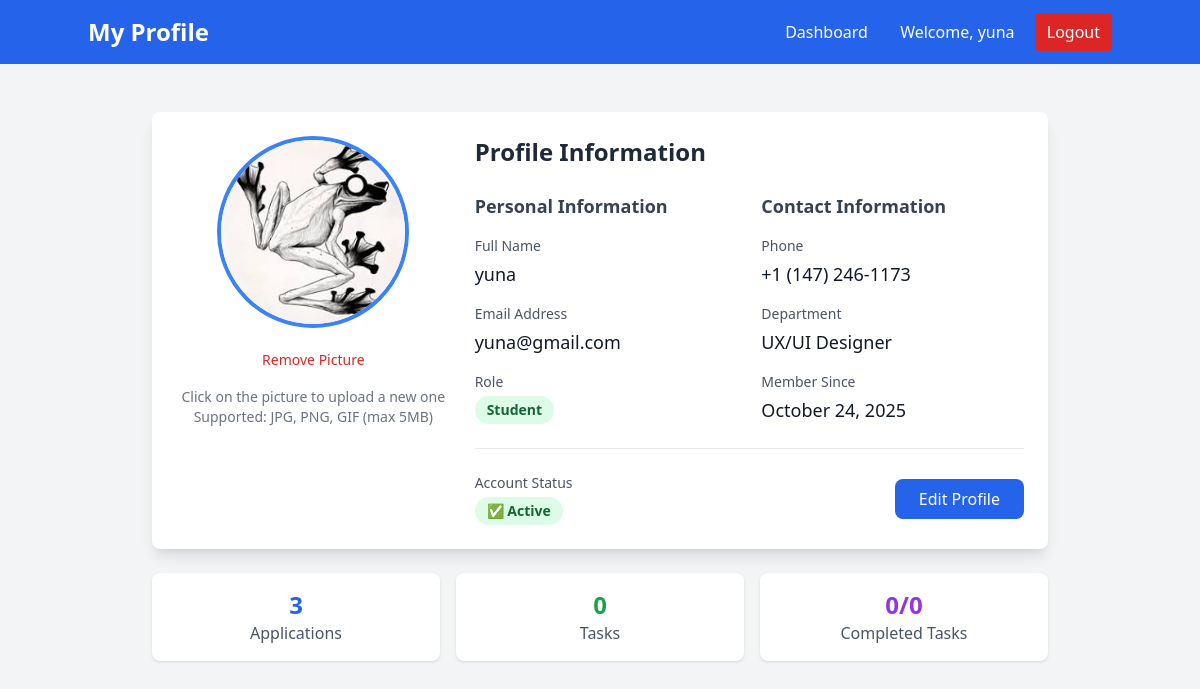
/profile (signed in), run on an earlier commit of the app's database.
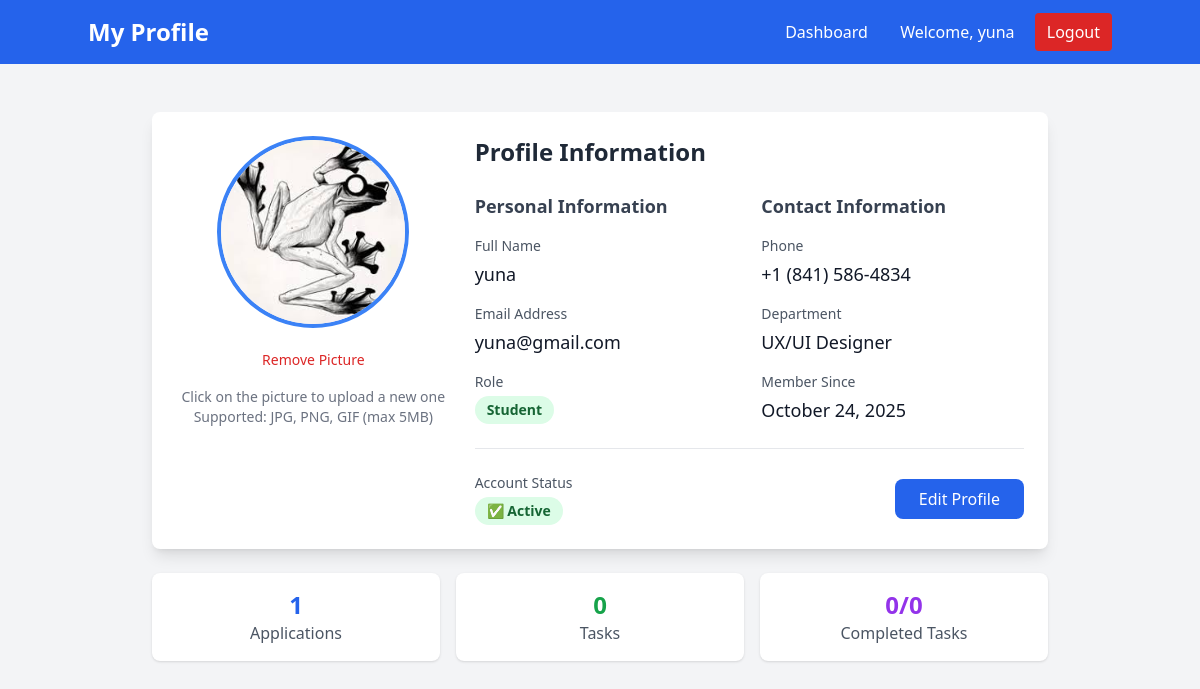
And on a later commit of the database.
### models.py (models this page shows)
class User(Base):
    __tablename__ = "users"
    id = Column(Integer, primary_key=True, index=True)
    email = Column(String(255), unique=True, index=True, nullable=False)
    hashed_password = Column(String(255), nullable=False)
    full_name = Column(String(255), nullable=False)
    role = Column(Enum(UserRole), nullable=False, default=UserRole.STUDENT)
    phone = Column(String(20))
    department = Column(String(255))
    profile_picture = Column(String(500), default="default_avatar.png")
    created_at = Column(DateTime(timezone=True), server_default=func.now())
    is_active = Column(Boolean, default=True)
    created_internships = relationship("Internship", back_populates="creator")
    applications = relationship("InternshipApplication", back_populates="student")
    assigned_tasks = relationship("Task", foreign_keys="Task.student_id", back_populates="student")
    assigned_by_tasks = relationship("Task", foreign_keys="Task.assigned_by", back_populates="assigner")
    student_feedback = relationship("Feedback", foreign_keys="Feedback.student_id", back_populates="student")
    mentor_feedback = relationship("Feedback", foreign_keys="Feedback.mentor_id", back_populates="mentor")
    given_feedbacks = relationship("MentorFeedback", foreign_keys="MentorFeedback.mentor_id", back_populates="mentor")
    received_feedbacks = relationship("MentorFeedback", foreign_keys="MentorFeedback.student_id", back_populates="student")
    given_evaluations = relationship("Evaluation", foreign_keys="Evaluation.admin_id", back_populates="admin")
    received_evaluations = relationship("Evaluation", foreign_keys="Evaluation.student_id", back_populates="student")

### app.py (the view)
@app.get("/profile", response_class=HTMLResponse)
async def profile_page(request: Request, db: Session = Depends(get_db)):
    try:
        user = await get_current_user_from_cookie(request, db)
        return templates.TemplateResponse("profile.html", {
            "request": request,
            "user": user
        })
    except Exception as e:
        print(f"Profile page error: {e}")
        return RedirectResponse("/login")

### templates/profile.html (shortened to what the changed rows need)
<!DOCTYPE html>
<html>
<head>
    <script src="https://cdn.tailwindcss.com"></script>
</head>
<body class="bg-gray-100">
    <nav class="bg-blue-600 text-white p-4">
        <div class="container mx-auto flex justify-between items-center">
            <h1 class="text-2xl font-bold">My Profile</h1>
            <div class="space-x-4">
                <a href="/dashboard" class="hover:bg-blue-700 px-3 py-2 rounded">Dashboard</a>
                <span>Welcome, {{ user.full_name }}</span>
                <a href="/logout" class="bg-red-600 hover:bg-red-700 px-3 py-2 rounded">Logout</a>
            </div>
        </div>
    </nav>
    <div class="container mx-auto mt-8 p-4">
        <div class="max-w-4xl mx-auto">
            <div class="bg-white rounded-lg shadow-lg p-6 mb-6">
                <div class="flex flex-col md:flex-row gap-6">
                    <div class="md:w-2/3">
                        <h2 class="text-2xl font-bold mb-6 text-gray-800">Profile Information</h2>
                        <div class="grid grid-cols-1 md:grid-cols-2 gap-6">
                            <div>
                                <div class="space-y-4">
                                    <div>
                                        <label class="block text-sm font-medium text-gray-600">Full Name</label>
                                        <p class="mt-1 text-lg text-gray-900">{{ user.full_name }}</p>
                                    </div>
                                    <div>
                                        <label class="block text-sm font-medium text-gray-600">Email Address</label>
                                        <p class="mt-1 text-lg text-gray-900">{{ user.email }}</p>
                                    </div>
                                    <div>
                                        <label class="block text-sm font-medium text-gray-600">Role</label>
                                        <span class="mt-1 inline-block px-3 py-1 text-sm font-semibold rounded-full
                                            {% if user.role == 'admin' %}bg-purple-100 text-purple-800
                                            {% elif user.role == 'mentor' %}bg-blue-100 text-blue-800
                                            {% else %}bg-green-100 text-green-800{% endif %}">
                                            {{ user.role|title }}
                                        </span>
                                    </div>
                                </div>
                            </div>
                            <div>
                                <div class="space-y-4">
                                    <div>
                                        <label class="block text-sm font-medium text-gray-600">Phone</label>
                                        <p class="mt-1 text-lg text-gray-900">
                                            {% if user.phone %}
                                                {{ user.phone }}
                                            {% else %}
                                                <span class="text-gray-400">Not provided</span>
                                            {% endif %}
                                        </p>
                                    </div>
                                    <div>
                                        <label class="block text-sm font-medium text-gray-600">Department</label>
                                        <p class="mt-1 text-lg text-gray-900">
                                            {% if user.department %}
                                                {{ user.department }}
                                            {% else %}
                                                <span class="text-gray-400">Not provided</span>
                                            {% endif %}
                                        </p>
                                    </div>
                                    <div>
                                        <label class="block text-sm font-medium text-gray-600">Member Since</label>
                                        <p class="mt-1 text-lg text-gray-900">
                                            {{ user.created_at.strftime('%B %d, %Y') }}
                                        </p>
                                    </div>
                                </div>
                            </div>
                        </div>
                    </div>
                </div>
            </div>
            {% if user.role == 'student' %}
            <div class="grid grid-cols-1 md:grid-cols-3 gap-4 mb-6">
                <div class="bg-white p-4 rounded-lg shadow text-center">
                    <div class="text-2xl font-bold text-blue-600">{{ user.applications|length if user.applications else 0 }}</div>
                    <div class="text-gray-600">Applications</div>
                </div>
                <div class="bg-white p-4 rounded-lg shadow text-center">
                    <div class="text-2xl font-bold text-green-600">{{ user.tasks|length if user.tasks else 0 }}</div>
                    <div class="text-gray-600">Tasks</div>
                </div>
                <div class="bg-white p-4 rounded-lg shadow text-center">
                    <div class="text-2xl font-bold text-purple-600">
                        {% set completed_tasks = user.tasks|selectattr('status', 'equalto', 'completed')|list if user.tasks else [] %}
                        {{ completed_tasks|length }}/{{ user.tasks|length if user.tasks else 0 }}
                    </div>
                    <div class="text-gray-600">Completed Tasks</div>
                </div>
            </div>
            {% endif %}
        </div>
    </div>
</body>
</html>

What changed in the data, as far as the page shows it:
changed User "yuna": phone "+1 (147) 246-1173" → "+1 (841) 586-4834"
Also different on the page:
{{ user.applications|length if user.applications else 0 }}: "3" → "1"
